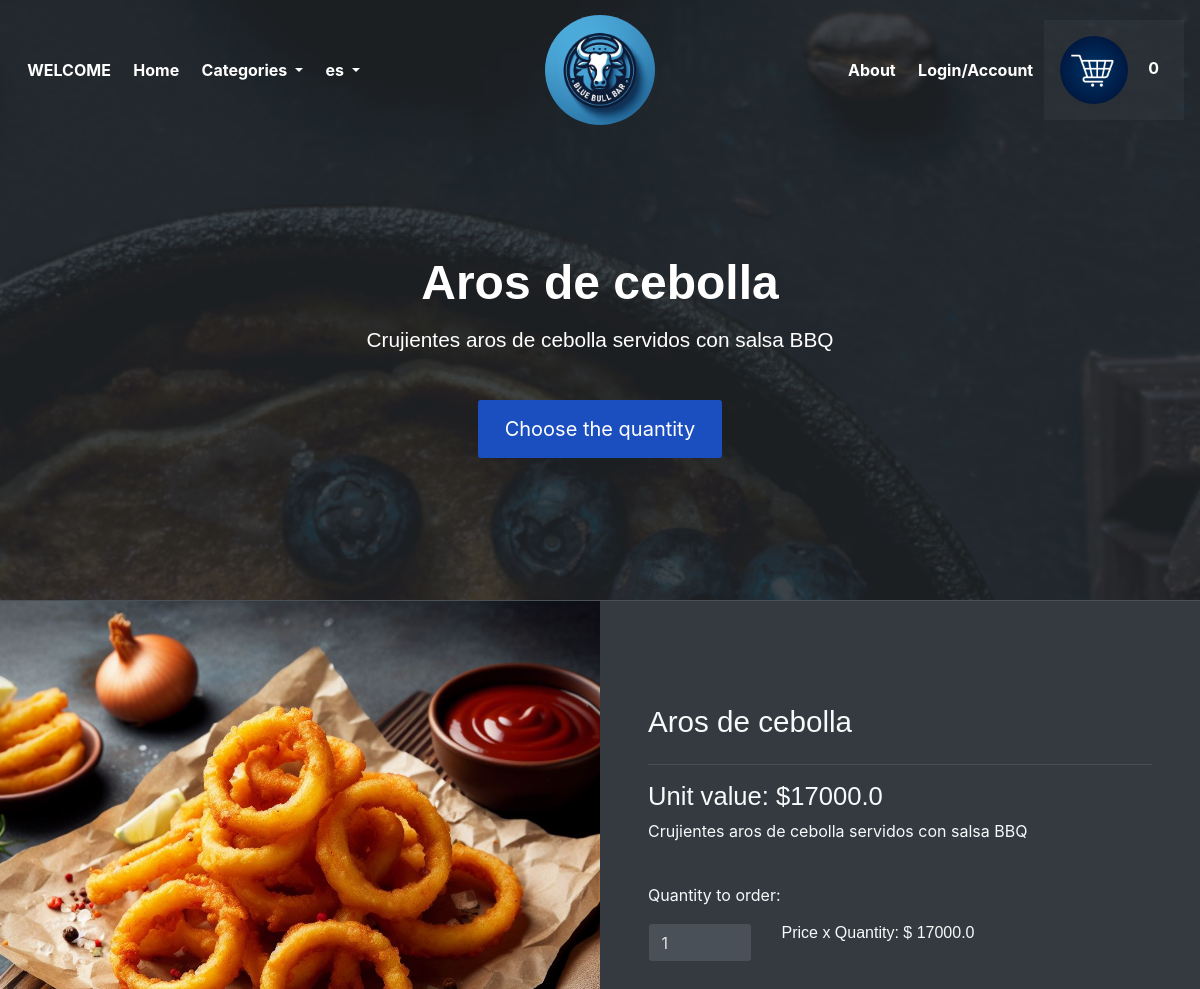
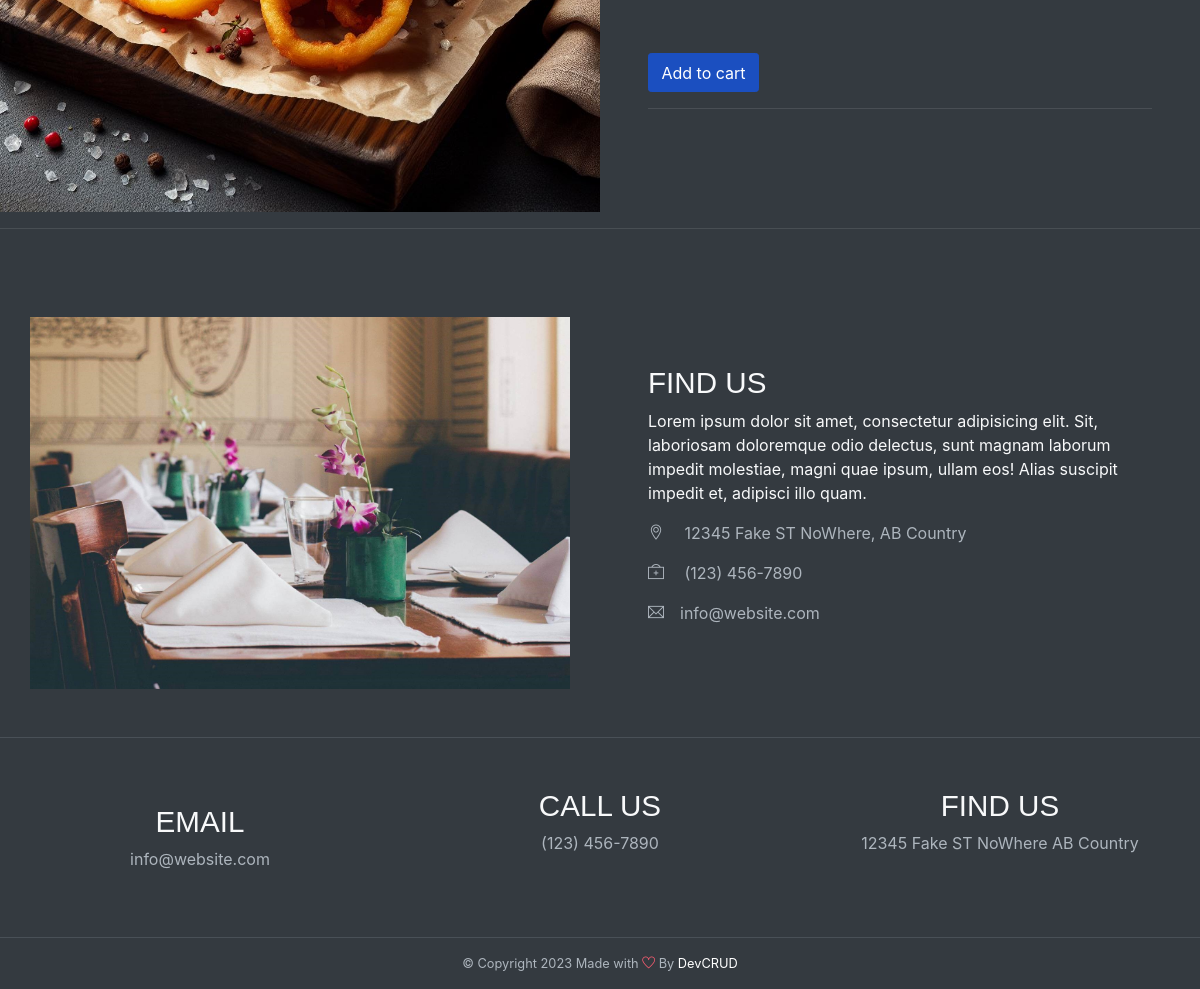
/detalles/2, run on the app's committed database (2 pictures, top to bottom).
### tables this page shows
CREATE TABLE Menu (
            id INTEGER PRIMARY KEY,
            nombre TEXT NOT NULL,
            descripcion TEXT,
            precio REAL NOT NULL,
            categoria TEXT NOT NULL,
            imagen TEXT NOT NULL
        );

### app/inicio/routes.py (the view)
@inicio_bp.route('/detalles/<id>')
def detalles(id):
    try:
        id=int(id)
        item_menu=obtener_por_id(id)
        print(item_menu)
        cart=obtener_carrito()
        usuario=None
        if 'email' in session:
            email_usuario=session['email']
            usuario=obtener_por_email(email_usuario)
        return render_template('detalles.html', usuario=usuario, item_menu=item_menu, total_items_cart=cart.total_items())
    except:
        abort(400)

### app/__init__.py (called while the page is built)
def get_locale():
    return session.get('language', request.accept_languages.best_match(app.config['LANGUAGES']))

### app/models/cart.py (called while the page is built)
    def total_items(self):
        total=0
        for item in self.items:
            total+=item.cantidad
        return total

    def to_dict(self):
        return {
            'items': [
                {
                    'item_id': item.item_id,
                    'cantidad': item.cantidad,
                    'precio_cantidad': item.precio_cantidad
                }
                for item in self.items
            ]
        }

### app/models/menu.py (called while the page is built)
    def __str__(self):
        return f"{self.id}:{self.nombre}"

### app/services/cart.py (called while the page is built)
def obtener_carrito():
    if 'cart' not in session:
        cart = Cart()
        session['cart'] = cart.to_dict()
    else:
        cart = Cart.from_dict(session['cart'])
    return cart

### app/services/menu_service.py (called while the page is built)
def obtener_por_id(id):
    db_path = current_app.config['DATABASE_URI'].replace('sqlite:///', '')
    conn = sqlite3.connect(db_path)
    cursor = conn.cursor()
    cursor.execute("SELECT * FROM Menu WHERE id = ?", (id,))
    row = cursor.fetchone()
    if row:
        item = MenuItem(*row)
    else:
        item = None
    conn.close()
    return item

### app/inicio/templates/detalles.html (shortened to what this page needs)
{% extends "base.html"%}
{% block content %}
<header id="home" class="header">
    <div class="overlay text-white text-center">
        <br><br><br><br>
        <h1 class=" font-weight-bold my-3">{{item_menu.nombre}}</h1>
        <h5 class="mb-5">{{item_menu.descripcion}}</h5>
        <a class="btn btn-lg btn-primary" href="#cart">{{_('Choose the quantity')}}</a>
    </div>
</header>
<div id="cart" class="container-fluid bg-dark text-light border-top wow fadeIn">
    <div class="row">
        <div class="col-md-6 px-0">
            {% if item_menu.imagen.startswith('http') %}
            <img src="{{ item_menu.imagen }}" alt="template by DevCRID http://www.devcrud.com/"
                class="rounded-0 card-img-top mg-responsive">
            {% else %}
            <img src="{{ url_for('static', filename='img/menu/' + item_menu.imagen) }}"
                alt="template by DevCRID http://www.devcrud.com/" class="rounded-0 card-img-top mg-responsive">
            {% endif %}
        </div>
        <div class="col-md-6 px-5 has-height-lg middle-items mt-3">
            <h3>{{item_menu.nombre}}</h3>
            <hr>
            <h4>{{_('Unit value')}}: ${{item_menu.precio}}</h4>
            <p>{{item_menu.descripcion}}</p>
            <br>
            <form action="{{ url_for('cart.agregar_item',id_item=item_menu.id)}}" method="post">
                <label for="cantidad">{{_('Quantity to order')}}:</label>
                <div class="row">
                    <div class="col-sm-6 col-md-3 col-xs-12 my-2">
                        <input type="number" id="cantidad" name="cantidad" value="1" min="1" max="" class="form-control"
                            oninput="actualizar_precio()">
                    </div>
                    <div class="col-sm-6 col-md-6 col-xs-6 my-2">
                        <h6>{{('Price x Quantity')}}: $ <span id="precio_total">{{item_menu.precio}}</span></h6>
                    </div>
                </div>
                <br>
                <input type="number" id="precio" hidden name="precio" value="{{item_menu.precio}}"><br>
                    value="{{item_menu.precio}}"><br>
                <button id="agregar" type="submit" class="btn btn-primary">{{_('Add to cart')}}</button>
            </form>
            <hr>
        </div>
    </div>
</div>
<hr>
{% endblock %}

### data on the page
Menu: nombre "Aros de cebolla", descripcion "Crujientes aros de cebolla servidos con salsa BBQ", imagen (picture), precio "17000.0"

### other printed values
{{ total_items_cart }} "0"
{{ ('Price x Quantity') }} "Price x Quantity"
